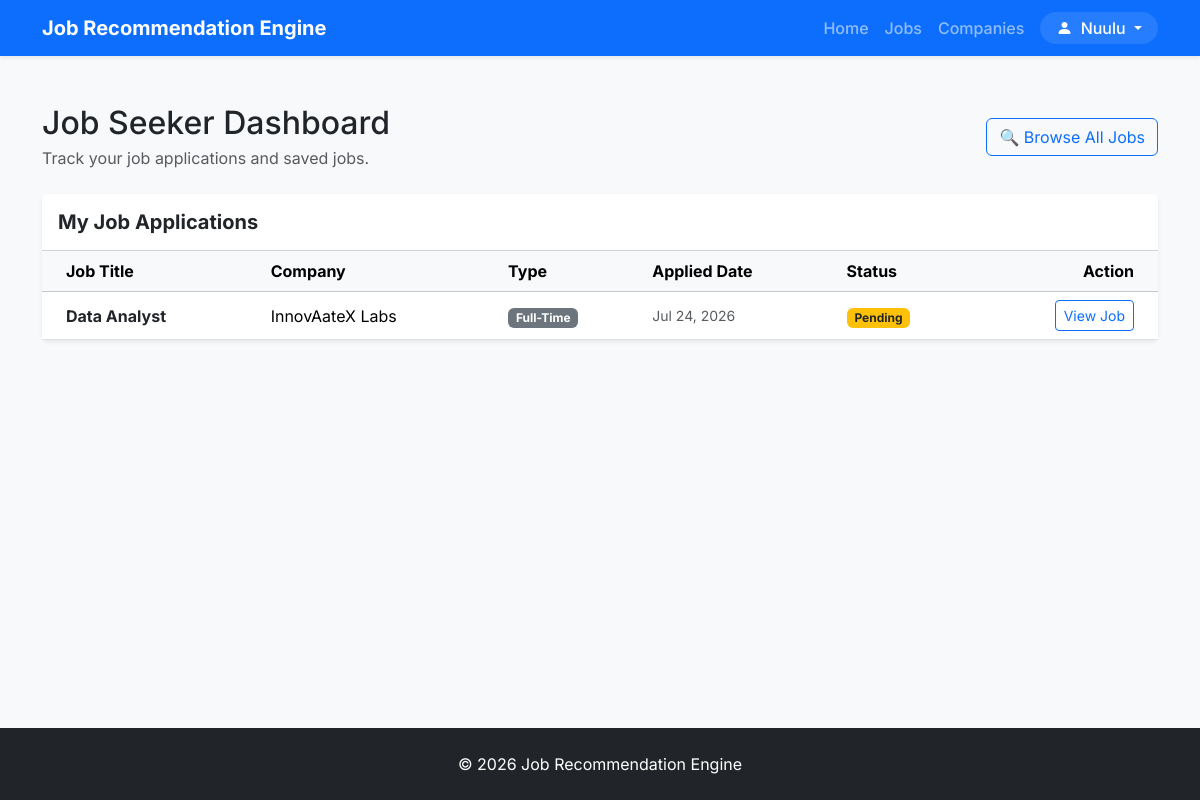
Screenshot of /dashboard/ (signed in) with the database file from the repository.
### recommender/models.py (models this page shows, shortened)
class Application(models.Model):
    STATUS_CHOICES = [
        ("Pending", "Pending"),
        ("Reviewed", "Reviewed"),
        ("Accepted", "Accepted"),
        ("Rejected", "Rejected"),
    ]
    user = models.ForeignKey(
        User,
        on_delete=models.CASCADE,
        related_name="applications"
    )
    job = models.ForeignKey(
        Job,
        on_delete=models.CASCADE,
        related_name="applications"
    )
    status = models.CharField(
        max_length=20,
        choices=STATUS_CHOICES,
        default="Pending"
    )
    cover_letter = models.TextField(blank=True)
    applied_at = models.DateTimeField(auto_now_add=True)
    class Meta:
        unique_together = ("user", "job")

class Job(models.Model):
    JOB_TYPES = [
        ("Full-Time", "Full-Time"),
        ("Part-Time", "Part-Time"),
        ("Internship", "Internship"),
        ("Contract", "Contract"),
        ("Remote", "Remote"),
    ]
    title = models.CharField(max_length=200)
    company = models.ForeignKey(
        Company,
        on_delete=models.CASCADE,
        related_name="jobs"
    )
    posted_by = models.ForeignKey(
        User,
        on_delete=models.CASCADE,
        related_name="posted_jobs",
        null=True,
        blank=True,
    )
    category = models.ForeignKey(
        JobCategory,
        on_delete=models.CASCADE,
        related_name="jobs"
    )
    description = models.TextField()
    requirements = models.TextField()
    required_skills = models.TextField(
        help_text="Separate skills using commas"
    )
    location = models.CharField(max_length=100)
    salary = models.DecimalField(
        max_digits=10,
        decimal_places=2
    )
    experience_required = models.PositiveIntegerField()
    job_type = models.CharField(
        max_length=20,
        choices=JOB_TYPES
    )
    deadline = models.DateField()
    posted_at = models.DateTimeField(auto_now_add=True)

class Company(models.Model):
    name = models.CharField(max_length=200, unique=True)
    email = models.EmailField(blank=True)
    website = models.URLField(blank=True)
    location = models.CharField(max_length=100)
    description = models.TextField(blank=True)
    logo = models.ImageField(upload_to="company_logos/", blank=True, null=True)

### recommender/views/dashboard.py (the view)
# urls.py: path("dashboard/", dashboard, name="dashboard"),
@login_required
def dashboard(request):
    profile = get_user_profile(request.user)
    if profile.is_recruiter:
        return recruiter_dashboard(request)
    return seeker_dashboard(request)

### recommender/models.py (called while the page is built)
    @property
    def is_recruiter(self):
        return self.role == self.ROLE_RECRUITER

    @property
    def is_seeker(self):
        return self.role == self.ROLE_SEEKER

### recommender/utils.py (called while the page is built)
def get_user_profile(user):
    profile, _ = Profile.objects.get_or_create(user=user)
    return profile

### recommender/views/dashboard.py (called while the page is built)
@seeker_required
def seeker_dashboard(request):
    applications = Application.objects.filter(user=request.user).order_by("-applied_at")
    saved_jobs = SavedJob.objects.filter(user=request.user).order_by("-saved_at")
    return render(
        request,
        "dashboard/seeker.html",
        {
            "applications": applications,
            "saved_jobs": saved_jobs,
        },
    )

### recommender/templates/dashboard/seeker.html (shortened to what this page needs)
{% extends "base.html" %}
{% block content %}
<div class="container my-5">
    <div class="d-flex justify-content-between align-items-center mb-4">
        <div>
            <h1 class="h2 mb-1">Job Seeker Dashboard</h1>
            <p class="text-muted mb-0">Track your job applications and saved jobs.</p>
        </div>
        <a href="{% url 'home' %}" class="btn btn-outline-primary">
            🔍 Browse All Jobs
        </a>
    </div>
    <div class="card border-0 shadow-sm mb-5">
        <div class="card-header bg-white py-3">
            <h5 class="mb-0 fw-bold">My Job Applications</h5>
        </div>
        <div class="card-body p-0">
            {% if applications %}
                <div class="table-responsive">
                    <table class="table table-hover align-middle mb-0">
                        <thead class="table-light">
                            <tr>
                                <th class="ps-4">Job Title</th>
                                <th>Company</th>
                                <th>Type</th>
                                <th>Applied Date</th>
                                <th>Status</th>
                                <th class="text-end pe-4">Action</th>
                            </tr>
                        </thead>
                        <tbody>
                            {% for app in applications %}
                                <tr>
                                    <td class="ps-4">
                                        <a href="{% url 'job_detail' app.job.id %}" class="fw-bold text-decoration-none text-dark">
                                            {{ app.job.title }}
                                        </a>
                                    </td>
                                    <td>{{ app.job.company.name }}</td>
                                    <td><span class="badge bg-secondary">{{ app.job.job_type }}</span></td>
                                    <td class="text-muted small">{{ app.applied_at|date:"M d, Y" }}</td>
                                    <td>
                                        {% if app.status == 'Accepted' %}
                                            <span class="badge bg-success">Accepted</span>
                                        {% elif app.status == 'Rejected' %}
                                            <span class="badge bg-danger">Rejected</span>
                                        {% elif app.status == 'Reviewed' %}
                                            <span class="badge bg-info text-dark">Reviewed</span>
                                        {% else %}
                                            <span class="badge bg-warning text-dark">Pending</span>
                                        {% endif %}
                                    </td>
                                    <td class="text-end pe-4">
                                        <a href="{% url 'job_detail' app.job.id %}" class="btn btn-sm btn-outline-primary">View Job</a>
                                    </td>
                                </tr>
                            {% endfor %}
                        </tbody>
                    </table>
                </div>
            {% endif %}
        </div>
    </div>
</div>
{% endblock %}

### recommender/templates/base.html (shortened to what this page needs)
{% load static %}
<!DOCTYPE html>
<html lang="en">
<head>
    <link href="https://cdn.jsdelivr.net/npm/bootstrap@5.3.3/dist/css/bootstrap.min.css" rel="stylesheet">
    <link rel="stylesheet" href="https://cdn.jsdelivr.net/npm/bootstrap-icons@1.11.3/font/bootstrap-icons.min.css">
    <link rel="stylesheet" href="{% static 'recommender/css/custom.css' %}">
</head>
<body>
    <header>
        <nav class="navbar navbar-expand-lg navbar-dark navbar-custom bg-primary shadow-sm" role="navigation"
            aria-label="Main Navigation">
            <div class="container">
                <a class="navbar-brand fw-bold" href="{% if user.is_authenticated and user.profile.is_recruiter %}{% url 'recruiter_dashboard' %}{% else %}{% url 'home' %}{% endif %}">
                    Job Recommendation Engine
                </a>
                <div class="collapse navbar-collapse" id="navbarNav">
                    <ul class="navbar-nav ms-auto align-items-lg-center">
                        <li class="nav-item">
                            <a class="nav-link" href="{% if user.is_authenticated and user.profile.is_recruiter %}{% url 'recruiter_dashboard' %}{% else %}{% url 'home' %}{% endif %}">
                                Home
                            </a>
                        </li>
                        <li class="nav-item">
                            {% if user.is_authenticated and user.profile.is_recruiter %}
                            <a class="nav-link" href="{% url 'recruiter_jobs' %}">
                                Jobs
                            </a>
                            {% else %}
                            <a class="nav-link" href="{% url 'job_list' %}">
                                Jobs
                            </a>
                            {% endif %}
                        </li>
                        {% if not user.is_authenticated or not user.profile.is_recruiter %}
                        <li class="nav-item">
                            <a class="nav-link" href="{% url 'company_list' %}">
                                Companies
                            </a>
                        </li>
                        {% endif %}
                        {% if user.is_authenticated %}
                        <li class="nav-item dropdown ms-lg-2">
                            <a class="nav-link dropdown-toggle btn btn-sm btn-outline-light text-white px-3 py-1 bg-white bg-opacity-10 border-0 rounded-pill"
                                href="#" role="button" data-bs-toggle="dropdown" aria-expanded="false">
                                <i class="bi bi-person-fill me-1"></i> {{ user.username }}
                            </a>
                        </li>
                        {% endif %}
                    </ul>
                </div>
            </div>
        </nav>
    </header>
    <main id="main-content" tabindex="-1">
        {% block content %}
        {% endblock %}
    </main>
    <footer class="footer-custom text-white text-center py-4 mt-auto">
        <div class="container">
            <p class="mb-0">
                © 2026 Job Recommendation Engine
            </p>
        </div>
    </footer>
</body>
</html>

### recommender/static/recommender/css/custom.css (style rules this page uses)
:root { --font-family-base: 'Inter', -apple-system, BlinkMacSystemFont, "Segoe UI", Roboto, sans-serif; --primary-color: #0d6efd; --primary-hover: #0b5ed7; --primary-light: #e7f1ff; --body-bg: #f8f9fa; --card-bg: #ffffff; --text-primary: #212529; --text-muted: #6c757d; --border-color: #dee2e6; --radius-lg: 12px; --radius-md: 8px; --radius-sm: 6px; --shadow-sm: 0 0.125rem 0.25rem rgba(0, 0, 0, 0.075); --shadow-md: 0 0.5rem 1rem rgba(0, 0, 0, 0.1); --shadow-lg: 0 1rem 3rem rgba(0, 0, 0, 0.175); }
body { font-family: var(--font-family-base); background-color: var(--body-bg); color: var(--text-primary); display: flex; flex-direction: column; min-height: 100vh; }
main { flex: 1; }
.navbar-custom { background-color: #0d6efd !important; box-shadow: 0 2px 4px rgba(0,0,0,0.1); }
.navbar-custom .navbar-brand { font-weight: 700; font-size: 1.25rem; }
.navbar-custom .nav-link { font-weight: 500; }
.footer-custom { background: #212529; color: #adb5bd; padding: 2rem 0; }

### rows the page displays
Application: job "Data Analyst", job.company.name "InnovAateX Labs", job.job_type "Full-Time", applied_at "Jul 24, 2026", status "Pending"

### other values shown
{{ user.username }} "Nuulu"
